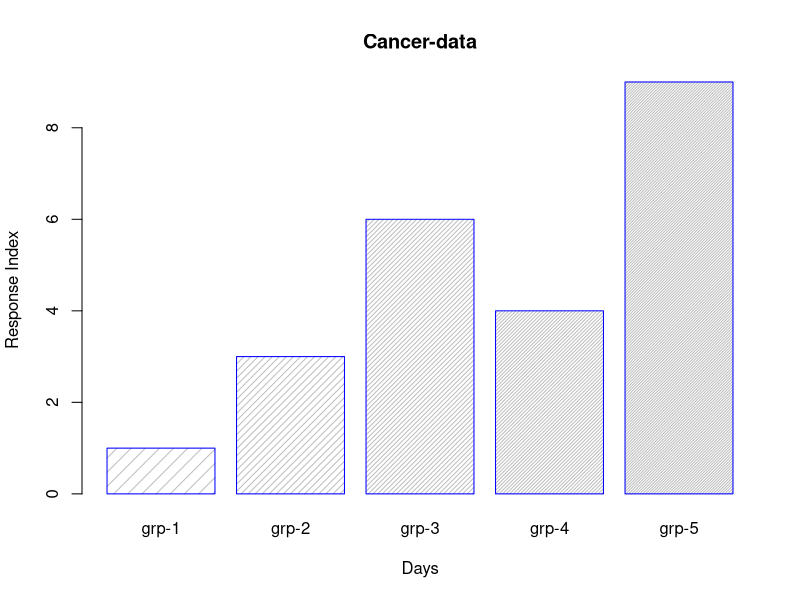
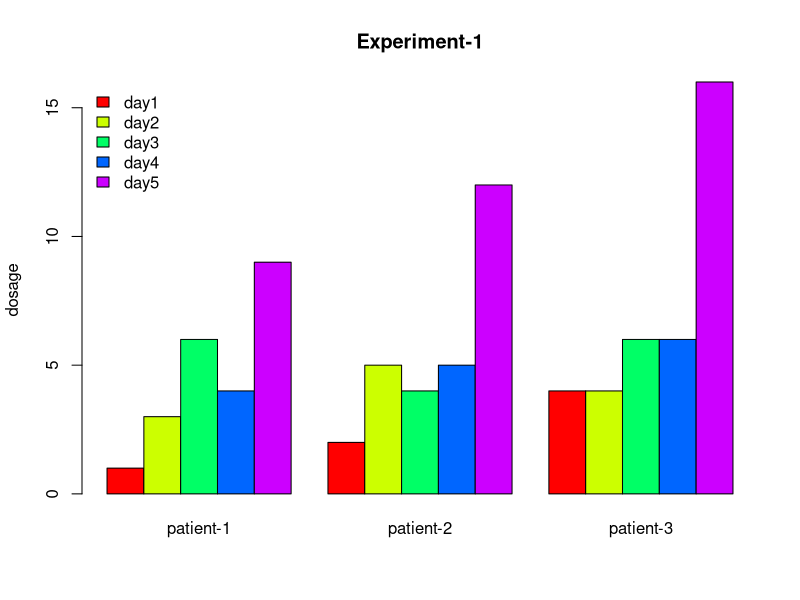

The R source for these figures, in order:
# Define a data vector
data = c(1,3,6,4,9)

#bar plot the vector -- simple plot with no legends and colors
barplot(height=data, main="Cancer-data", xlab="Days", ylab="Response Index", 
        names.arg=c("grp-1","grp-2","grp-3","grp-4","grp-5"),
        border="blue", density=c(10,20,30,40,50))

# Create a data frame
col1 <- c(1,3,6,4,9)
col2 <- c(2,5,4,5,12)
col3 <- c(4,4,6,6,16)

data <- data.frame(col1,col2,col3)
names(data) <- c("patient-1","patient-2","patient-3")

# barplot with colors. Make sure that the plot and legends have same colors for items.
barplot(height=as.matrix(data), main="Experiment-1", ylab="dosage", beside=TRUE,
        col=rainbow(5))

#Add legends
legend("topleft", c("day1","day2","day3","day4","day5"), cex=1.0, bty="n",
       fill=rainbow(5))

# can use  beside=FALSE 1 bar, divided to make big
